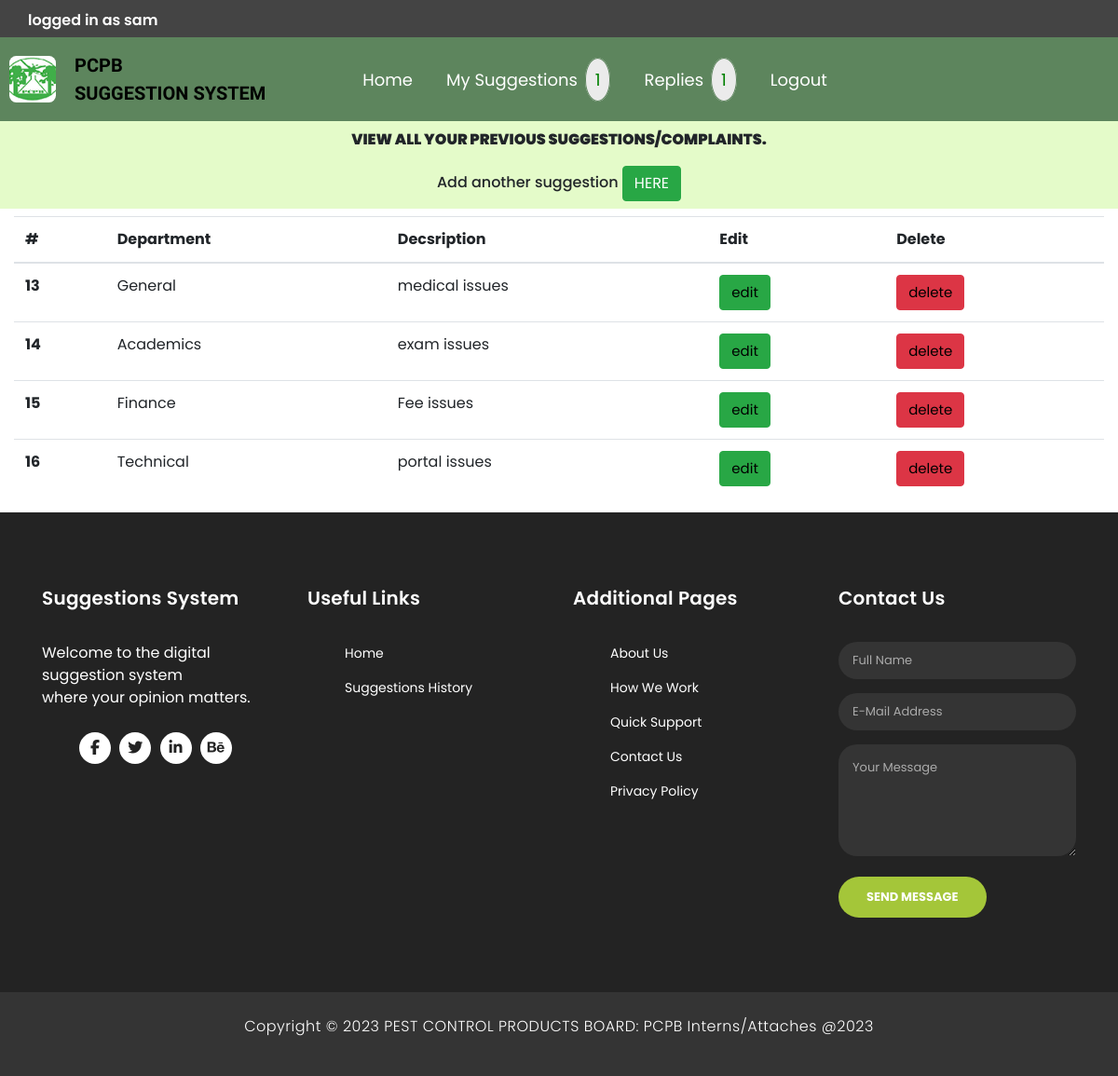
Screenshot of /suggestion-history.php (signed in) with the database file from the repository.
### tables this page shows
CREATE TABLE `users` (
  `id` int(255) NOT NULL,
  `first_name` varchar(255) NOT NULL,
  `last_name` varchar(255) NOT NULL,
  `email` varchar(255) NOT NULL,
  `password` varchar(255) NOT NULL,
  `reg_time` timestamp NULL DEFAULT current_timestamp()
);

CREATE TABLE `suggestions` (
  `id` int(255) NOT NULL,
  `user_id` int(255) NOT NULL,
  `user_name` varchar(255) NOT NULL,
  `department` varchar(255) NOT NULL,
  `description` varchar(255) NOT NULL,
  `post_time` timestamp NOT NULL DEFAULT current_timestamp()
);

### suggestion-history.php (the view, shortened to what this page needs)
<?php
include "header.php";
?>
<div class="container-fluid page-header-home mb-2">
        <div class="d-flex flex-column align-items-center justify-content-center pt-0 pt-lg-2" style="min-height: 80px">
            <p class="fw-bold">
              VIEW ALL YOUR PREVIOUS SUGGESTIONS/COMPLAINTS. <br>
            </p>
            <h6>Add another suggestion <a href="index.php"> <div class="btn btn-success">HERE</div> </a></h6>
        </div>
    </div>
<?php
$current_user = $_SESSION['user-id'];
$select_query = "SELECT * FROM suggestions WHERE user_id = $current_user";
$select_query_ress = mysqli_query($dbconnection,$select_query);
?>
<?php if(mysqli_num_rows($select_query_ress) > 0) : ?>
<div class="table-responsive container-fluid">
  <table class="table">
    <thead>
      <tr>
        <th scope="col">#</th>
        <th scope="col">Department</th>
        <th>Decsription</th>
        <th>Edit</th>
        <th>Delete</th>
      </tr>
    </thead>
    <tbody class="table-body">
    <?php while($suggestion = mysqli_fetch_assoc($select_query_ress)) : ?>
      <tr>
        <th scope="row"><?= $suggestion['id'] ?></th>
        <td><?= $suggestion['department'] ?></td>
        <td><?= $suggestion['description'] ?></td>
        <td><button class="btn btn-success"><a class="text-black" href="edit-suggestion.php?id=<?= $suggestion['id'] ?>">edit</a></button></td>
        <td><button class="btn btn-danger"><a class="text-black" href="delete-suggestion.php?id=<?= $suggestion['id'] ?>">delete</a></button></td>
      </tr>
      <?php endwhile ?>
    </tbody>
  </table>
</div>
<?php else : ?>
  <div class="my-5">
  <p style="color:green;" class="pl-5 fw-bold display-5" >No suggestions for this user.</p>
  </div>
<?php endif ?>
<?php include "footer.php" ?>

### header.php (shortened to what this page needs)
<?php include "config/db.php"; ?>
<!DOCTYPE html>
<html lang="en">
<head>
  <link rel="stylesheet" href="bootstrap/css/bootstrap.min.css">
  <link rel="stylesheet" href="style.css">
</head>
<body>
  <?php if(isset($_SESSION['user-id'])) : ?>
  <div class="sub-header">
    <?php
    $current_user = $_SESSION['user-id'];
    $select_user = "SELECT * FROM users WHERE id = $current_user LIMIT 1";
    $select_user_result = mysqli_query($dbconnection, $select_user);
    $select_array = mysqli_fetch_assoc($select_user_result);
    ?>
    <?php if (isset($_SESSION['user-id'])): ?>
      <p class="nav-item">logged in as
        <?= $select_array['first_name'] ?>
      </p>
      <p> <a class="nav-link" href="logout.php">Logout</a> </p>
    <?php else: ?>
      <p class="nav-item"><a class="nav-link" href="signin.php">Login</a></p>
    <?php endif ?>
  </div>
  <?php endif ?>
  <nav class="navbar navbar-expand-lg  header-nav">
    <div class="logo">
      <img src="img/download.jpg" alt="">
    <a class="navbar-brand mr-5 " href="index.php">PCPB <br> Suggestion System</a>
    </div>
    <div class="collapse navbar-collapse ml-5" id="navbarNav">
      <ul class="navbar-nav">
        <li class="nav-item active">
          <a class="nav-link" href="index.php">Home</a>
        </li>
        <li class="nav-item">
          <a class="nav-link" href="suggestion-history.php">My Suggestions <span class="count">1</span> </a>
        </li>
        <li class="nav-item">
          <a class="nav-link" href="suggestion-history.php"> Replies <span class="count">1</span> </a>
        </li>
        <?php if (isset($_SESSION['user-id'])): ?>
          <li> <a class="nav-link" href="logout.php">Logout</a> </li>
        <?php else: ?>
          <li class="nav-item"><a class="nav-link" href="signin.php">Login/register</a></li>
        <?php endif ?>
      </ul>
    </div>
  </nav>

### style.css (style rules this page uses)
body { margin: 0; padding: 0; font-family: 'Poppins', sans-serif; }
.logo { display: flex; justify-content: center; align-items: center; gap: 20px; }
.logo img { height: 50px; width: 50px; border-radius: 15%; }
.logo a { color: rgb(0, 2, 0)!important; font-weight: 900; font-size: 20px; text-transform: uppercase; font-family: 'Spline Sans', sans-serif!important; }
header, .header-nav { background-color: #5d855d!important; color: #fff; padding: 20px; display: flex; justify-content: space-between; align-items: center; }
nav ul { list-style: none; margin: 0; padding: 0; display: flex; }
nav li { margin-right: 20px; }
nav a { color: #fff; text-decoration: none; font-size: 18px; }
span.count { margin-left: 3px; padding: 10px; height: 2px; width: 2px; border-radius: 50%; background-color: #ebebeb; color: green; border: 1px solid #5d855d; }
.table-body td a { color: black; text-decoration: none; font-size: 15px; }
.page-header-home { background-color: #d0f8a193; }
.page-header-home p { font-weight: 900; }
.sub-header { height: 40px; background-color: #444; padding: 10px 0 0 30px; }
.sub-header p { color: white; font-weight: 600; font-weight: 15px; }
.navbar-nav li a { color: #fff!important; }
.header-nav { display: flex; justify-content: space-between; padding: 10px!important; }

### rows the page displays
users: first_name "sam"
suggestions: id "13", department "General", description "medical issues"
suggestions: id "14", department "Academics", description "exam issues"
suggestions: id "15", department "Finance", description "Fee issues"
suggestions: id "16", department "Technical", description "portal issues"
